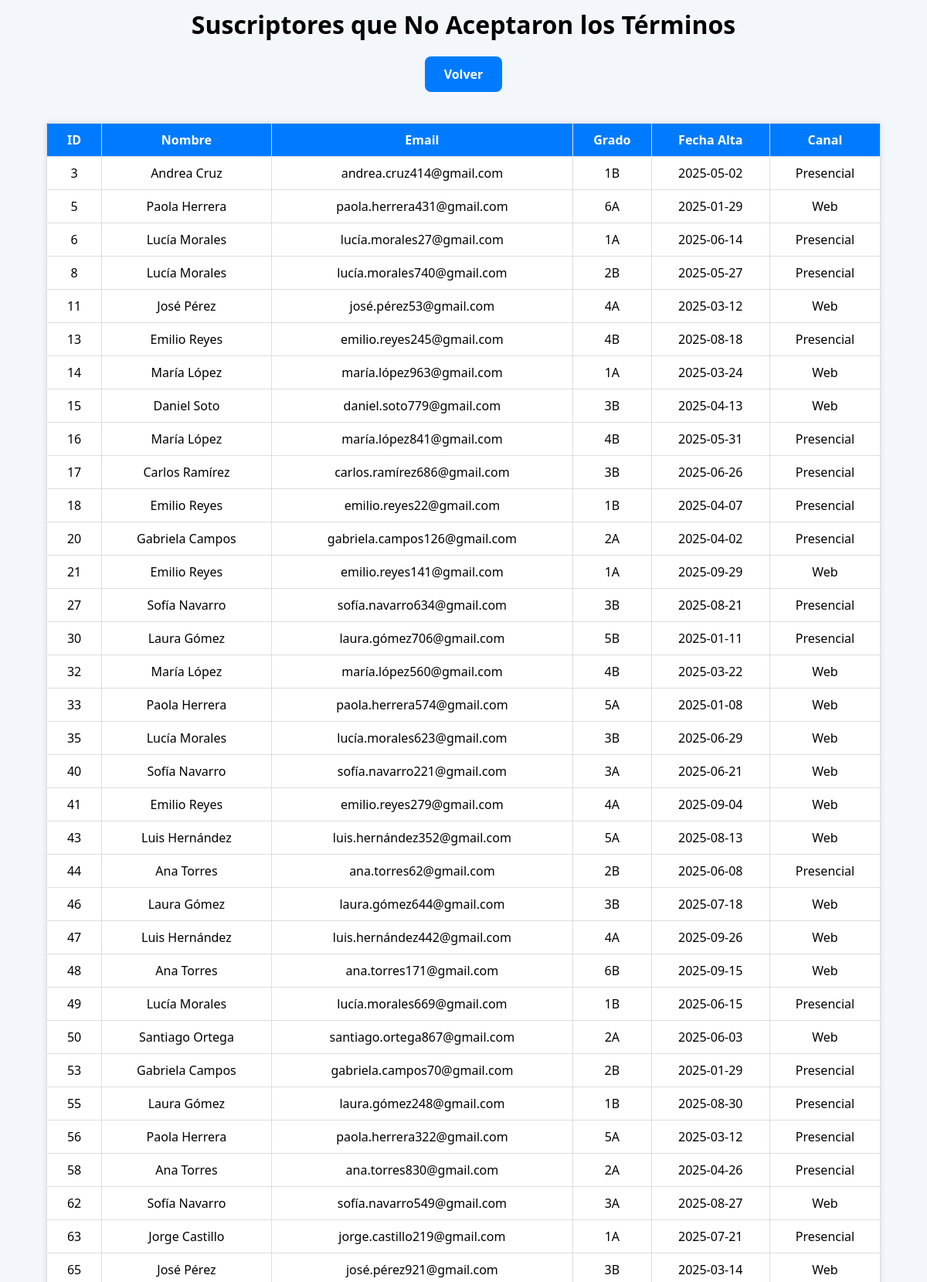
The page /ver_no_aceptados.php (upper part) on the database its author committed.
### tables this page shows
CREATE TABLE suscriptores_boletin (
    id_suscriptor INT AUTO_INCREMENT PRIMARY KEY,
    nombre VARCHAR(100),
    email VARCHAR(100),
    grado VARCHAR(10),
    acepta_terminos TINYINT,
    fecha_alta DATE,
    telefono VARCHAR(15),
    canal VARCHAR(40)
);

### ver_no_aceptados.php (the view, shortened to what this page needs)
<?php
    include("../conexion.php");
    $resultado = $conn->query("SELECT * FROM suscriptores_boletin WHERE acepta_terminos = 0");
?>
<!DOCTYPE html>
<html lang="es">
    <head>
        <link rel="stylesheet" href="../estilos.css">
    </head>
    <body>
        <h1>Suscriptores que No Aceptaron los Términos</h1>
        <a href="../index.php" class="btn">Volver</a>
        <table>
            <tr>
            <th>ID</th><th>Nombre</th><th>Email</th><th>Grado</th><th>Fecha Alta</th><th>Canal</th>
            </tr>
<?php while($row = $resultado->fetch_assoc()): ?>
            <tr>
            <td><?= $row['id_suscriptor'] ?></td>
            <td><?= $row['nombre'] ?></td>
            <td><?= $row['email'] ?></td>
            <td><?= $row['grado'] ?></td>
            <td><?= $row['fecha_alta'] ?></td>
            <td><?= $row['canal'] ?></td>
            </tr>
<?php endwhile; ?>
        </table>
    </body>
</html>

### estilos.css (style rules this page uses)
body { font-family: 'Segoe UI', sans-serif; background-color: #f3f6fb; margin: 0; padding: 0; text-align: center; }
h1 { margin: 10px 0; }
.btn { display: inline-block; background-color: #007bff; color: white; padding: 12px 25px; margin: 10px; border-radius: 8px; text-decoration: none; font-weight: bold; transition: 0.3s; }
table { width: 90%; margin: 30px auto; border-collapse: collapse; background-color: white; box-shadow: 0 0 8px rgba(0,0,0,0.1); }
th, td { border: 1px solid #ddd; padding: 10px; }
th { background-color: #007bff; color: white; }

### rows shown on the page
suscriptores_boletin: id_suscriptor "3", nombre "Andrea Cruz", email "andrea.cruz414@gmail.com", grado "1B", fecha_alta "2025-05-02", canal "Presencial"
suscriptores_boletin: id_suscriptor "5", nombre "Paola Herrera", email "paola.herrera431@gmail.com", grado "6A", fecha_alta "2025-01-29", canal "Web"
suscriptores_boletin: id_suscriptor "6", nombre "Lucía Morales", email "lucía.morales27@gmail.com", grado "1A", fecha_alta "2025-06-14", canal "Presencial"
suscriptores_boletin: id_suscriptor "8", nombre "Lucía Morales", email "lucía.morales740@gmail.com", grado "2B", fecha_alta "2025-05-27", canal "Presencial"
suscriptores_boletin: id_suscriptor "11", nombre "José Pérez", email "josé.pérez53@gmail.com", grado "4A", fecha_alta "2025-03-12", canal "Web"
suscriptores_boletin: id_suscriptor "13", nombre "Emilio Reyes", email "emilio.reyes245@gmail.com", grado "4B", fecha_alta "2025-08-18", canal "Presencial"
suscriptores_boletin: id_suscriptor "14", nombre "María López", email "maría.lópez963@gmail.com", grado "1A", fecha_alta "2025-03-24", canal "Web"
suscriptores_boletin: id_suscriptor "15", nombre "Daniel Soto", email "daniel.soto779@gmail.com", grado "3B", fecha_alta "2025-04-13", canal "Web"
suscriptores_boletin: id_suscriptor "16", nombre "María López", email "maría.lópez841@gmail.com", grado "4B", fecha_alta "2025-05-31", canal "Presencial"
suscriptores_boletin: id_suscriptor "17", nombre "Carlos Ramírez", email "carlos.ramírez686@gmail.com", grado "3B", fecha_alta "2025-06-26", canal "Presencial"
suscriptores_boletin: id_suscriptor "18", nombre "Emilio Reyes", email "emilio.reyes22@gmail.com", grado "1B", fecha_alta "2025-04-07", canal "Presencial"
suscriptores_boletin: id_suscriptor "20", nombre "Gabriela Campos", email "gabriela.campos126@gmail.com", grado "2A", fecha_alta "2025-04-02", canal "Presencial"
suscriptores_boletin: id_suscriptor "21", nombre "Emilio Reyes", email "emilio.reyes141@gmail.com", grado "1A", fecha_alta "2025-09-29", canal "Web"
suscriptores_boletin: id_suscriptor "27", nombre "Sofía Navarro", email "sofía.navarro634@gmail.com", grado "3B", fecha_alta "2025-08-21", canal "Presencial"
suscriptores_boletin: id_suscriptor "30", nombre "Laura Gómez", email "laura.gómez706@gmail.com", grado "5B", fecha_alta "2025-01-11", canal "Presencial"
suscriptores_boletin: id_suscriptor "32", nombre "María López", email "maría.lópez560@gmail.com", grado "4B", fecha_alta "2025-03-22", canal "Web"
suscriptores_boletin: id_suscriptor "33", nombre "Paola Herrera", email "paola.herrera574@gmail.com", grado "5A", fecha_alta "2025-01-08", canal "Web"
suscriptores_boletin: id_suscriptor "35", nombre "Lucía Morales", email "lucía.morales623@gmail.com", grado "3B", fecha_alta "2025-06-29", canal "Web"
suscriptores_boletin: id_suscriptor "40", nombre "Sofía Navarro", email "sofía.navarro221@gmail.com", grado "3A", fecha_alta "2025-06-21", canal "Web"
suscriptores_boletin: id_suscriptor "41", nombre "Emilio Reyes", email "emilio.reyes279@gmail.com", grado "4A", fecha_alta "2025-09-04", canal "Web"
suscriptores_boletin: id_suscriptor "43", nombre "Luis Hernández", email "luis.hernández352@gmail.com", grado "5A", fecha_alta "2025-08-13", canal "Web"
suscriptores_boletin: id_suscriptor "44", nombre "Ana Torres", email "ana.torres62@gmail.com", grado "2B", fecha_alta "2025-06-08", canal "Presencial"
suscriptores_boletin: id_suscriptor "46", nombre "Laura Gómez", email "laura.gómez644@gmail.com", grado "3B", fecha_alta "2025-07-18", canal "Web"
suscriptores_boletin: id_suscriptor "47", nombre "Luis Hernández", email "luis.hernández442@gmail.com", grado "4A", fecha_alta "2025-09-26", canal "Web"
suscriptores_boletin: id_suscriptor "48", nombre "Ana Torres", email "ana.torres171@gmail.com", grado "6B", fecha_alta "2025-09-15", canal "Web"
suscriptores_boletin: id_suscriptor "49", nombre "Lucía Morales", email "lucía.morales669@gmail.com", grado "1B", fecha_alta "2025-06-15", canal "Presencial"
suscriptores_boletin: id_suscriptor "50", nombre "Santiago Ortega", email "santiago.ortega867@gmail.com", grado "2A", fecha_alta "2025-06-03", canal "Web"
suscriptores_boletin: id_suscriptor "53", nombre "Gabriela Campos", email "gabriela.campos70@gmail.com", grado "2B", fecha_alta "2025-01-29", canal "Presencial"
suscriptores_boletin: id_suscriptor "55", nombre "Laura Gómez", email "laura.gómez248@gmail.com", grado "1B", fecha_alta "2025-08-30", canal "Presencial"
suscriptores_boletin: id_suscriptor "56", nombre "Paola Herrera", email "paola.herrera322@gmail.com", grado "5A", fecha_alta "2025-03-12", canal "Presencial"
suscriptores_boletin: id_suscriptor "58", nombre "Ana Torres", email "ana.torres830@gmail.com", grado "2A", fecha_alta "2025-04-26", canal "Presencial"
suscriptores_boletin: id_suscriptor "62", nombre "Sofía Navarro", email "sofía.navarro549@gmail.com", grado "3A", fecha_alta "2025-08-27", canal "Web"
suscriptores_boletin: id_suscriptor "63", nombre "Jorge Castillo", email "jorge.castillo219@gmail.com", grado "1A", fecha_alta "2025-07-21", canal "Presencial"
suscriptores_boletin: id_suscriptor "65", nombre "José Pérez", email "josé.pérez921@gmail.com", grado "3B", fecha_alta "2025-03-14", canal "Web"
